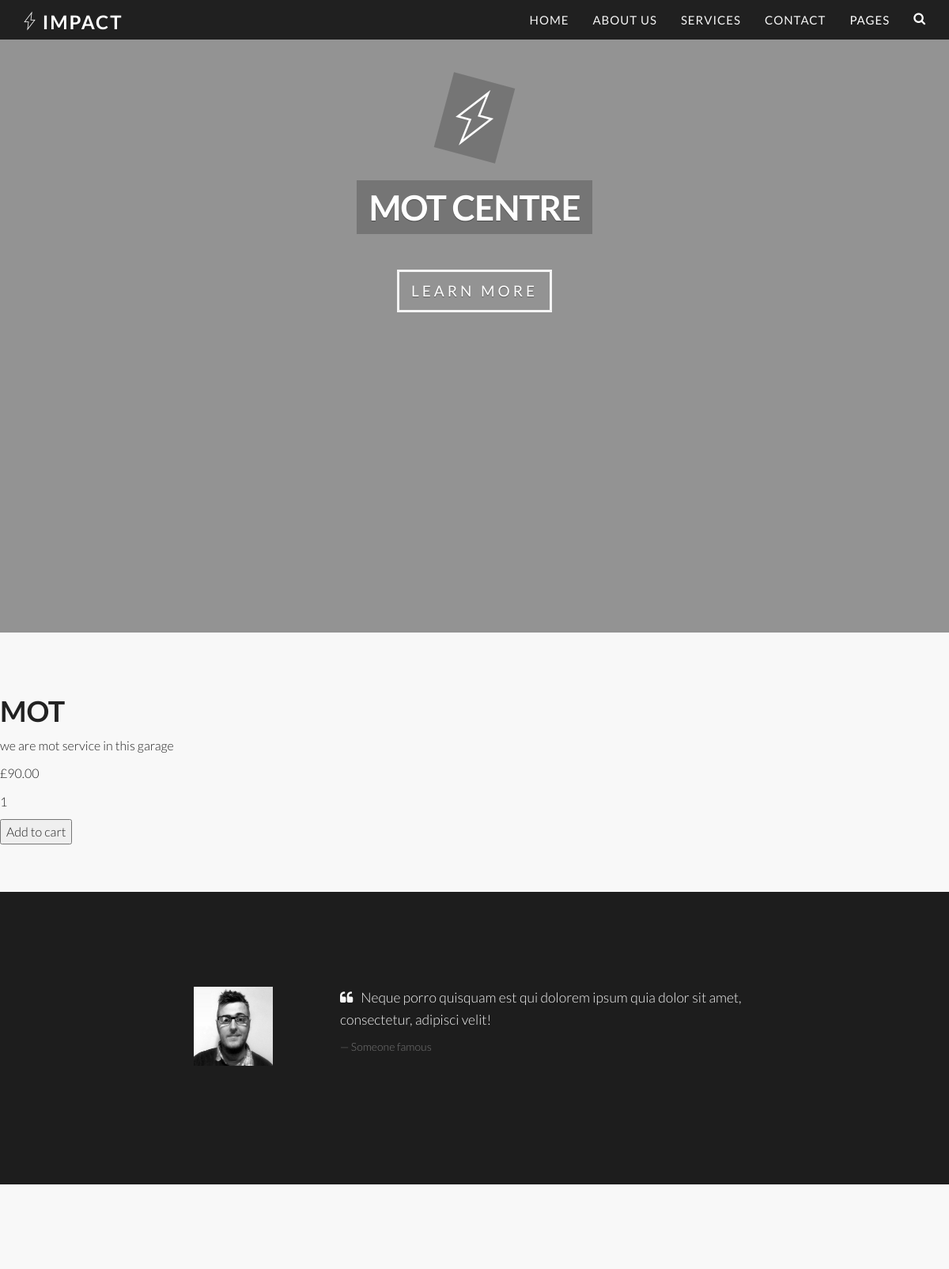
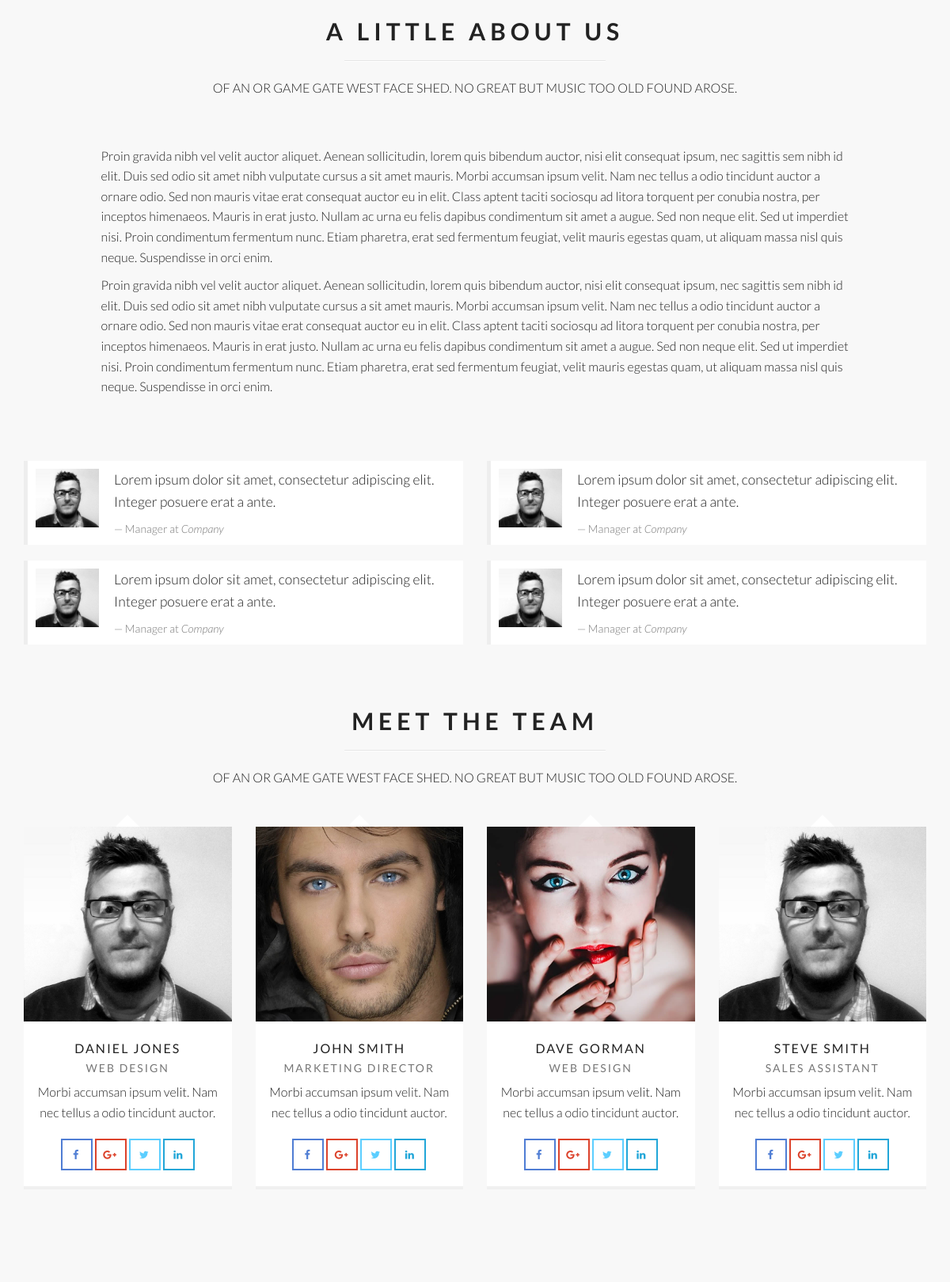
The app's page /services/1/ (upper part) with its own data (2 pictures, top to bottom).
### services/models.py (models this page shows, shortened)
class Services (models.Model):
     STATUSE_CHOISES=(
       ('pub','Publishes'),
       ('drf','Draft'),
      )
     title= models.CharField(max_length=100)
     text= models.TextField()
     author= models.ForeignKey('auth.user',on_delete=models.CASCADE,blank=True)
     date_created =models.DateTimeField(auto_now_add=True)
     date_modified = models.DateTimeField(auto_now=True)
     status= models.CharField(choices=STATUSE_CHOISES,max_length=3)
     price = models.DecimalField(max_digits=10, decimal_places=2,default=0.00)

### services/views.py (the view)
# urls.py: path('<int:pk>/', views.ServiceDetailView.as_view(), name='service_detail'),
class ServiceDetailView(generic.DetailView):
    model=Services
    template_name = 'services/service_detail.html'
    context_object_name = 'services'

### services/templates/services/service_detail.html (shortened to what this page needs)
{% extends '_base.html' %}
{% block content %}
  <h1>{{services.title}}</h1>
   <p> {{services.text}} </p>
   <p> £{{services.price}} </p>
   <p> {{services.id}} </p>
  <div class="product-action d-flex align-items-sm-center align-content-center mb--30">
      <form action="{% url 'cart_add' services.id %}" method="POST">
          <button type="submit">Add to cart</button>
      </form>
   </div>
{% endblock content %}

### services/static/services/css/style.css (style rules this page uses)
body { color: #222; background: #f5f5f5; font-family: Lato, sans-serif; font-weight: 300; line-height: 1.6; font-size: 16px; }
h1, h2, h3, h4, h5, h6 { font-family: Lato, sans-serif; font-weight: 700; }

### records on screen
Services: title "MOT", text "we are mot service in this garage", price "90.00", id "1"
